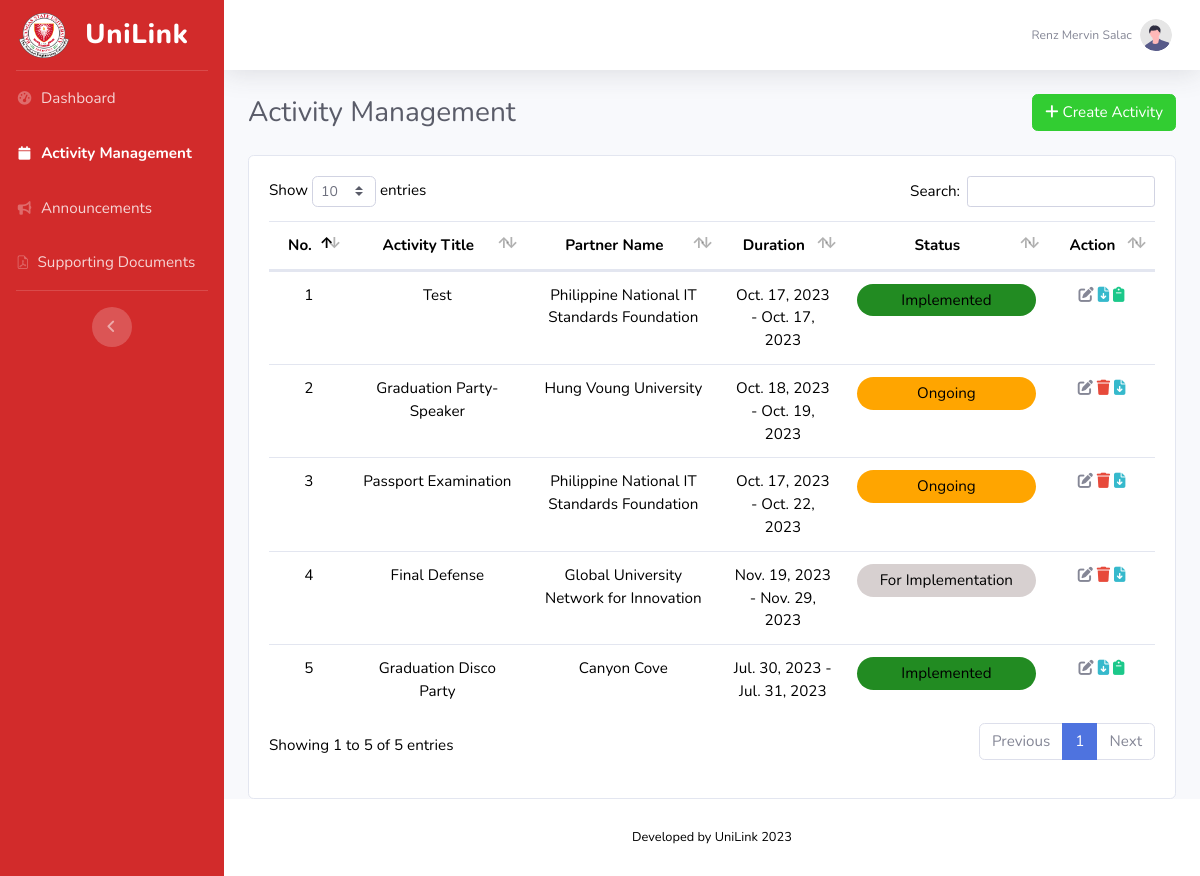
The app's page /FACULTY_ASSOCDEAN/ui-formsPreview.php (signed in), older data.
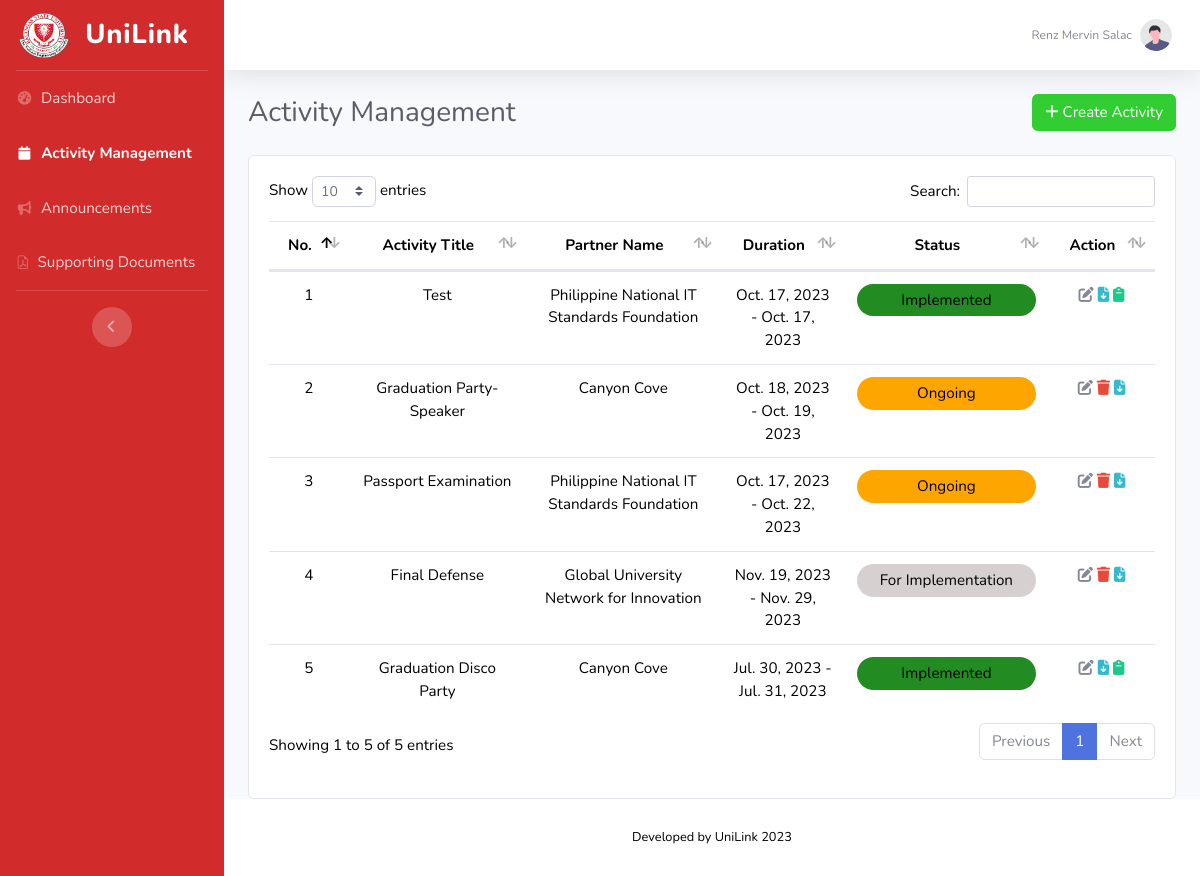
The same page, newer data.
### tables this page shows
CREATE TABLE `users` (
  `id` int(11) NOT NULL,
  `title` varchar(100) NOT NULL,
  `first_name` varchar(100) NOT NULL,
  `mid_name` varchar(100) NOT NULL,
  `last_name` varchar(100) NOT NULL,
  `sex` varchar(25) NOT NULL,
  `email` varchar(100) NOT NULL,
  `campus` varchar(255) NOT NULL,
  `college` varchar(255) NOT NULL,
  `pass` varchar(255) NOT NULL,
  `privelege` varchar(25) NOT NULL
);

CREATE TABLE `activityform` (
  `id` varchar(255) NOT NULL DEFAULT uuid(),
  `activity_title` varchar(255) DEFAULT NULL,
  `campus` varchar(255) DEFAULT NULL,
  `college` varchar(100) DEFAULT NULL,
  `program` varchar(100) DEFAULT NULL,
  `partner_type` varchar(100) DEFAULT NULL,
  `partner` varchar(100) DEFAULT NULL,
  `start_date` date DEFAULT NULL,
  `end_date` date DEFAULT NULL,
  `rationale` mediumtext DEFAULT NULL,
  `objective` mediumtext DEFAULT NULL,
  `budget` varchar(100) DEFAULT NULL
);

### FACULTY_ASSOCDEAN/ui-formsPreview.php (the view, shortened to what this page needs)
<!DOCTYPE html>
<html lang="en">
<head>
    <link href="vendor/fontawesome-free/css/all.min.css" rel="stylesheet" type="text/css">
     <link href="css/sb-admin-2.min.css" rel="stylesheet">
     <link rel="stylesheet" href="https://cdnjs.cloudflare.com/ajax/libs/twitter-bootstrap/4.5.2/css/bootstrap.css">
    <link rel="stylesheet" href="https://cdn.jsdelivr.net/npm/bootstrap-icons@1.11.0/font/bootstrap-icons.css">
    <link href="https://maxcdn.bootstrapcdn.com/bootstrap/4.5.2/css/bootstrap.min.css" rel="stylesheet">
    <link href="vendor/datatables/dataTables.bootstrap4.min.css" rel="stylesheet">
    <link href="css/sb-admin-2.min.css" rel="stylesheet">
</head>
<body id="page-top">
    <div id="wrapper">
        <ul class="navbar-nav bg-gradient-primary sidebar sidebar-dark accordion" id="accordionSidebar">
            <a class="sidebar-brand d-flex align-items-center justify-content-center" href="index.php">
                <img src="..\imgs\BSU.png" height="45" width="50">
                <div class="sidebar-brand-text mx-3">UniLink</div>
            </a>
            <hr class="sidebar-divider my-0">
            <li class="nav-item">
                <a class="nav-link" href="index.php">
                    <i class="fas fa-fw fa-tachometer-alt"></i>
                    <span>Dashboard</span></a>
            </li>
            <li class="nav-item active">
                <a class="nav-link" href="ui-formsPreview.php">
                    <i class="fas fa-fw fa-calendar"></i>
                    <span>Activity Management</span></a>
            </li>
            <li class="nav-item">
                <a class="nav-link" href="ui-announcement.php">
                    <i class="fas fa-fw fa-bullhorn"></i>
                    <span>Announcements</span>
                </a>
            </li>
            <li class="nav-item">
                <a class="nav-link" href="documents.php">
                    <i class="bi bi-file-earmark-pdf"></i>
                    <span>Supporting Documents</span></a>
            </li>
            <hr class="sidebar-divider">
            <div class="text-center d-none d-md-inline">
                <button class="rounded-circle border-0" id="sidebarToggle"></button>
            </div>
        </ul>
        <div id="content-wrapper" class="d-flex flex-column">
            <div id="content">
                <nav class="navbar navbar-expand navbar-light bg-white topbar mb-4 static-top shadow">
                    <ul class="navbar-nav ml-auto">
                        <li class="nav-item dropdown no-arrow">
                            <a class="nav-link dropdown-toggle" href="#" id="userDropdown" role="button"
                                data-toggle="dropdown" aria-haspopup="true" aria-expanded="false">
                                <?php
                                      $id = $_SESSION['id'];
                                      include '../db.php';
                                      $sql = "SELECT * FROM `users` WHERE `id` = '$id'";
                                      $result = $conn->query($sql);
                                      $row = $result->fetch_assoc();
                                  ?>
                                <span class="mr-2 d-none d-lg-inline text-gray-600 small"><?=$row['first_name']." ".$row['last_name']?></span>
                                <img class="img-profile rounded-circle"
                                    src="imgs/undraw_profile.svg">
                            </a>
                        </li>
                    </ul>
                </nav>
                <div class="container-fluid">
                    <div class="d-flex justify-content-between align-items-center mb-4">
                        <h3 class="h3 mb-0 text-gray-800">Activity Management</h3>
                        <div class="d-flex">
                            <a class="btn btn-primary rounded-fill" href="ui-forms.php" role="button">
                                <i class="fas fa-plus"></i> Create Activity
                            </a>
                        </div>
                    </div>
                    <div class="card">
                        <div class="card-body">
                            <div class="table">
                             <table id="activityTable" class="display" data-ordering="true" data-paging="true" data-searching="true">
                                <thead style='text-align: center;'>
                                    <tr>
                                        <th >No.</th>
                                        <th style="width: 20%">Activity Title</th>
                                        <th style="width: 22%;">Partner Name</th>
                                        <th style="width: 14%">Duration</th>
                                        <th>Status</th>
                                        <th>Action</th>
                                    </tr>
                                </thead>
                               <tbody>
                        <?php
                        $college = $_SESSION['college'];
                        $sql = "SELECT * FROM `activityform` WHERE `college` = '$college'";
                        $result = $conn->query($sql);
                        if ($result->num_rows > 0) {
                            $i = 1;
                            while ($row = $result->fetch_assoc()) {
                                $status = '';
                                $start_date = strtotime($row['start_date']);
                                $end_date = strtotime($row['end_date']);
                                $today = strtotime(date('Y-m-d'));
                                if ($start_date > $today) {
                                    $status = 'For Implementation';
                                    $textColor = '#d7d0d0';
                                } elseif ($start_date <= $today && $end_date > $today) {
                                    $status = 'Ongoing';
                                    $textColor = 'orange';
                                } elseif ($end_date <= $today) {
                                    $status = 'Implemented';
                                    $textColor = '#228B22';
                                }
                                echo "<tr>";
                                echo "<td style='text-align: center;'>" . $i . "</td>";
                                echo "<td style='text-align: center;'>" . $row["activity_title"] . "</td>";
                                echo "<td style='text-align: center;'>" . $row["partner"] . "</td>";
                                echo "<td style='text-align: center;'>" . date("M. d, Y", $start_date) . " - " . date("M. d, Y", $end_date) . " </td>";
                                echo '<td style="text-align: center;"><div style="background-color: '.$textColor.'; color: #000000; padding: 5px; border-radius: 45px;">' . $status . '</div></td>';
                                if($status == "Implemented") {
                                    echo "
                                        <td style='text-align: center;'>
                                            <a href='ui-formsEdit.php?id=" . $row["id"] . "'>
                                                <span class='fas fa-edit text-secondary' title='Edit'></span>
                                            </a>
                                            <a href='pdf.php?id=". $row["id"]."' target='_blank' class='fas fa-file-download text-info' title='Request Form'></a>
                                            <a href='report.php?id=" . $row['id'] . "' class='fas fa-clipboard text-success' title='Narrative Report'></a>
                                        </td>
                                    ";
                                } else {
                                    echo "<td style='text-align: center;'>
                                        <a href='ui-formsEdit.php?id=" . $row["id"] . "'>
                                            <span class='fas fa-edit text-secondary'></span>
                                        </a>
                                        <a href='delete.php?id=" . $row["id"] . "'><span class='fas fa-trash text-danger'></span></a>
                                        <a href='pdf.php?id=". $row["id"]."' target='_blank' class='fas fa-file-download text-info'></a>
                                    </td>";
                                }
                                echo "</tr>";
                                $i++;
                            }
                        } else {
                            echo "No data found";
                        }
                        ?>
                        </tbody>
                            </table>
                        </div>
                    </div>
                    </div>
                </div>
            </div>
                <footer class="sticky-footer bg-white">
                    <div class="container my-auto">
                        <div class="copyright text-center my-auto">
                            <span>Developed by UniLink 2023</span>
                        </div>
                    </div>
                </footer>
            </div>
<?php
    include 'footer.php';
?>
    </body>
</html>

### FACULTY_ASSOCDEAN/footer.php (shortened to what this page needs)
</body>
</html>

Row changes from the older to the newer data that the page shows:
changed activityform "Graduation Party-Speaker": partner "Hung Voung University" → "Canyon Cove"
